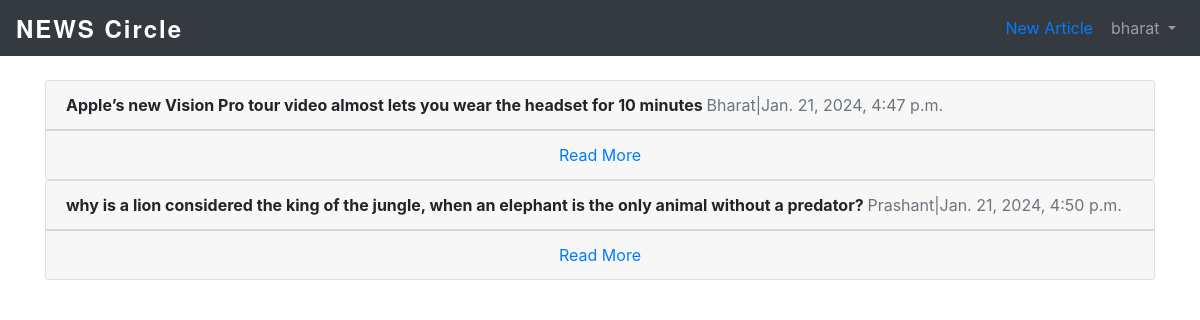
Page /articles/ (signed in) on the earlier database version.
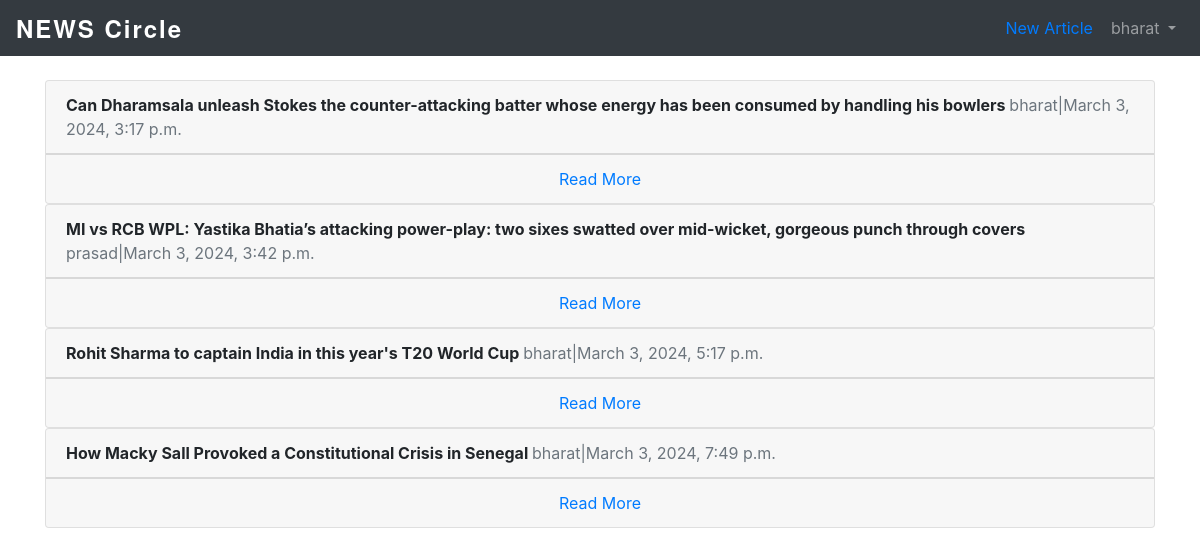
Same page on the later database version.
### users/models.py (models this page shows)
class CustomUser(AbstractUser):
    age = models.PositiveIntegerField(null=True, blank=True)

### articles/models.py (models this page shows, shortened)
class Article(models.Model):
    title = models.CharField(max_length=255)
    body = models.TextField()
    date = models.DateTimeField(auto_now_add = True)
    author = models.ForeignKey(
        get_user_model(),
        on_delete=models.CASCADE,
    )
    post_img = models.ImageField(upload_to='post/', blank=True)

### articles/views.py (the view)
# urls.py: path('', ArticleListView.as_view(), name='article_list'),
class ArticleListView(LoginRequiredMixin, ListView):
    model =  Article
    template_name = 'article_list.html'
    login_url = 'login'

### templates/article_list.html (shortened to what this page needs)
<!DOCTYPE html>
{% extends 'base.html' %}
    {% block content %}
        {% for article in object_list %}
        <div class="card">
            <div class="card-header">
                <span class="font-weight-bold">
                    {{article.title}}
                </span>
                <span class="text-muted">
                    {{article.author}}|{{article.date}}
                </span>
            </div>
            <div class="card-footer text-center text-muted">
                <a href="{%url 'article_detail' article.pk%}">Read More</a>
            </div>
        </div>
        {% endfor %}
    {% endblock content %}

### templates/base.html (shortened to what this page needs)
<!DOCTYPE html>
{% load static %}
<html lang="en">
<head>
    <link rel="stylesheet" href="https://stackpath.bootstrapcdn.com/bootstrap/4.1.3/css/bootstrap.min.css" Chapter 10: Bootstrap 204>
    <link rel="stylesheet" href="{% static 'css/base.css' %}">
</head>
<body>
    <nav class="navbar navbar-expand-md navbar-dark bg-dark mb-4">
        <a class="navbar-brand" href="{% url 'home' %}"><div style="    font-family: 'Helvetica Neue', Arial, sans-serif; /* Choose a suitable font stack */
            font-size: 24px; /* Adjust the font size as needed */
            font-weight: bold; /* Adjust the font weight as needed */
            color: #ffffff; /* Choose a suitable color */
            letter-spacing: 2px; /* Adjust letter spacing as needed */
            line-height: 1.2; /* Adjust line height as needed */
        ">NEWS Circle</div></a>
        <div class="collapse navbar-collapse" id="navbarCollapse">
            {% if user.is_authenticated %}
            <ul class="navbar-nav ml-auto">
                <li style="margin-top:8px;
                            margin-right: 10px;" class="nav-item">
                    <a href="{% url 'article_new' %}">
                        New Article
                    </a>
                </li>
                <li class="nav-item">
                    <a class="nav-link dropdown-toggle" href="#" id="userMenu" data-toggle="dropdown"
                        aria-haspopup="true" aria-expanded="false">
                        {{ user.username }}
                    </a>
                </li>
            </ul>
            {% endif %}
        </div>
    </nav>
    <div class="container">
        {% block content %}
        {% endblock content %}
    </div>
</body>
</html>

Differences in the rows shown:
removed Article: title "Apple’s new Vision Pro tour video almost lets you wear the headset for 10 minutes", author "Bharat", date "Jan. 21, 2024, 4:47 p.m."
removed Article: title "why is a lion considered the king of the jungle, when an elephant is the only animal without a predator?", author "Prashant", date "Jan. 21, 2024, 4:50 p.m."
added Article: title "Can Dharamsala unleash Stokes the counter-attacking batter whose energy has been consumed by handling his bowlers", author "bharat", date "March 3, 2024, 3:17 p.m."
added Article: title "MI vs RCB WPL: Yastika Bhatia’s attacking power-play: two sixes swatted over mid-wicket, gorgeous punch through covers", author "prasad", date "March 3, 2024, 3:42 p.m."
added Article: title "Rohit Sharma to captain India in this year's T20 World Cup", author "bharat", date "March 3, 2024, 5:17 p.m."
added Article: title "How Macky Sall Provoked a Constitutional Crisis in Senegal", author "bharat", date "March 3, 2024, 7:49 p.m."
